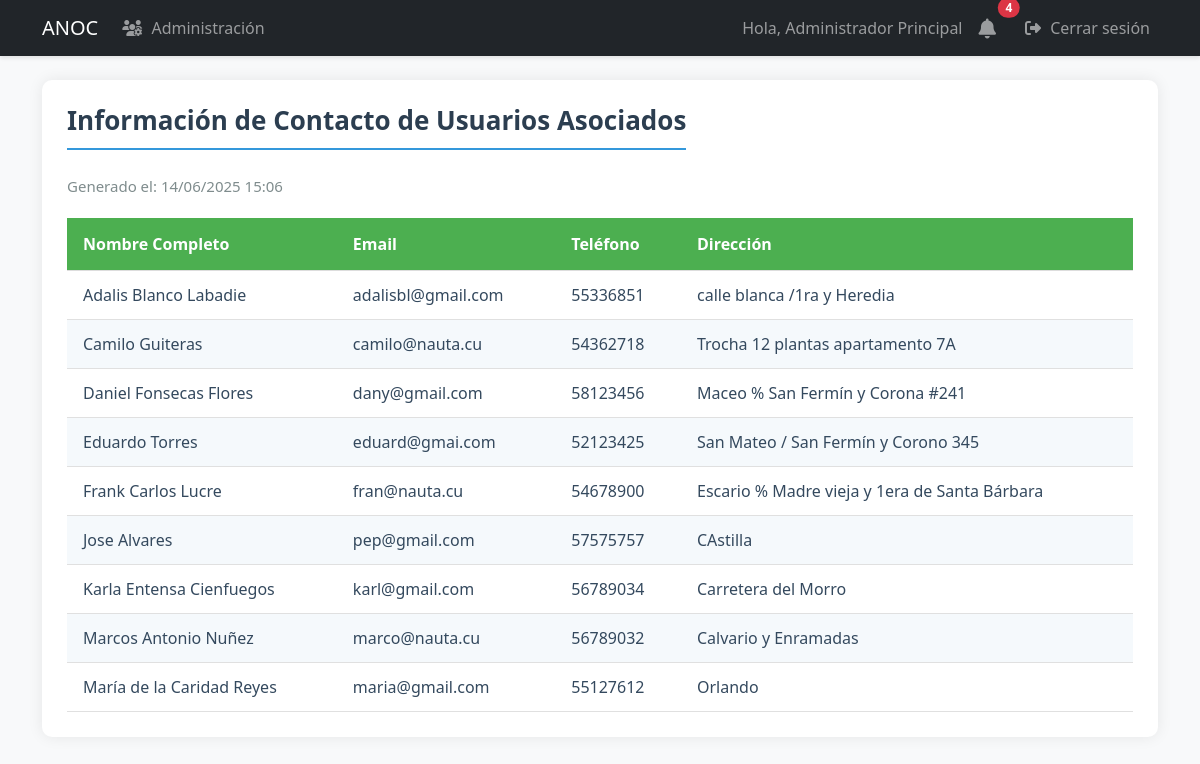
Page /reports/contact (signed in) on the committed database.
### models.py (models this page shows, shortened)
class User(UserMixin, db.Model):
    id = db.Column(db.Integer, primary_key=True)
    username = db.Column(db.String(80), unique=True, nullable=False, index=True)
    email = db.Column(db.String(120), unique=True, nullable=False, index=True)
    password_hash = db.Column(db.String(128))
    role = db.Column(db.String(20), default='user')  # 'admin', 'specialist', 'dependiente', 'user'
    is_associated = db.Column(db.Boolean, default=False, nullable=False)
    full_name = db.Column(db.String(100), nullable=False)
    phone = db.Column(db.String(20), nullable=False)
    profile_image = db.Column(db.String(255))  # Ruta de la imagen de perfil
    last_login = db.Column(db.DateTime)  # Fecha del último inicio de sesión
    is_active = db.Column(db.Boolean, default=True)  # Para manejar cuentas activas/inactivas
    address = db.Column(db.String(200))  # Nuevo campo para dirección
    birds = db.relationship('UserBirds', backref='user', lazy=True, cascade='all, delete-orphan')
    awards = db.relationship('Award', backref='user', lazy=True, cascade='all, delete-orphan')
    notifications = db.relationship('Notification', backref='user', lazy=True)

### app.py (the view)
@app.route('/reports/contact')
@login_required
def contact_report():
    if current_user.role not in ['admin', 'specialist']:
        abort(403)
    associates = db.session.execute(
        select(User).where(User.is_associated == True).order_by(User.full_name)
    ).scalars()
    return render_template('reports/contact_report.html',
                         associates=associates,
                         now=datetime.utcnow())

### app.py (called while the page is built)
@login_manager.user_loader
def load_user(user_id):
    return db.session.get(User, int(user_id))

### templates/reports/contact_report.html (shortened to what this page needs)
{% extends "base.html" %}
{% block content %}
<div class="report-container">
    <h2 class="report-title">Información de Contacto de Usuarios Asociados</h2>
    <div class="report-header">
        <div class="report-meta">
            <span>Generado el: {{ now.strftime('%d/%m/%Y %H:%M') }}</span>
        </div>
    </div>
    <table class="report-table">
        <thead>
            <tr>
                <th>Nombre Completo</th>
                <th>Email</th>
                <th>Teléfono</th>
                <th>Dirección</th>
            </tr>
        </thead>
        <tbody>
            {% for user in associates %}
            <tr>
                <td>{{ user.full_name }}</td>
                <td>{{ user.email }}</td>
                <td>{{ user.phone }}</td>
                <td>{{ user.address or 'No registrada' }}</td>
            </tr>
            {% endfor %}
        </tbody>
    </table>
</div>
{% endblock %}

### templates/base.html (shortened to what this page needs)
<!DOCTYPE html>
<html lang="es">
<head>
    <link href="https://cdn.jsdelivr.net/npm/bootstrap@5.3.0/dist/css/bootstrap.min.css" rel="stylesheet">
    <link href="https://cdnjs.cloudflare.com/ajax/libs/font-awesome/6.4.0/css/all.min.css" rel="stylesheet">
    <link rel="stylesheet" href="{{ url_for('static', filename='css/styles.css') }}">
</head>
<body>
    <nav class="navbar navbar-expand-lg navbar-dark bg-dark">
        <div class="container">
            <a class="navbar-brand" href="{{ url_for('dashboard') }}">ANOC</a>
            <div class="collapse navbar-collapse" id="navbarNav">
                <ul class="navbar-nav me-auto">
                    {% if current_user.is_authenticated and current_user.role == 'admin' %}
                        <li class="nav-item">
                            <a class="nav-link" href="{{ url_for('admin_users') }}">
                                <i class="fas fa-users-cog"></i> Administración
                            </a>
                        </li>
                    {% endif %}
                </ul>
                <ul class="navbar-nav">
                    {% if current_user.is_authenticated %}
                        <li class="nav-item">
                            <span class="nav-link">Hola, {{ current_user.full_name }}</span>
                        </li>
                        <li class="nav-item position-relative me-2">
                            <a class="nav-link" href="{{ url_for('notifications') }}">
                                <i class="fas fa-bell fa-lg"></i>
                                {% if current_user.is_authenticated %}
                                    {% set unread_count = get_unread_notifications_count(current_user.id) %}
                                    {% if unread_count > 0 %}
                                        <span class="position-absolute top-0 start-100 translate-middle badge rounded-pill bg-danger">
                                            {{ unread_count }}
                                        </span>
                                    {% endif %}
                                {% endif %}
                            </a>
                        </li>
                        <li class="nav-item">
                            <a class="nav-link" href="{{ url_for('logout') }}">
                                <i class="fas fa-sign-out-alt"></i> Cerrar sesión
                            </a>
                        </li>
                    {% else %}
                        <li class="nav-item">
                            <a class="nav-link" href="{{ url_for('login') }}">
                                <i class="fas fa-sign-in-alt"></i> Iniciar sesión
                            </a>
                        </li>
                    {% endif %}
                </ul>
            </div>
        </div>
    </nav>
    <div class="container mt-4">
        {% block content %}{% endblock %}
    </div>
</body>
</html>

### static/css/styles.css (style rules this page uses)
.navbar { box-shadow: 0 2px 4px rgba(0,0,0,0.1); }
:root { --primary-color: #2c3e50; --secondary-color: #4CAF50; --light-gray: #f8f9fa; --medium-gray: #e9ecef; --dark-gray: #6c757d; --text-color: #495057; --white: #ffffff; }
.report-container { padding: 20px; max-width: 100%; overflow-x: auto; }
.report-title { color: #0b0b0b; margin-bottom: 20px; }
.report-header { display: flex; justify-content: space-between; margin-bottom: 20px; }
.report-table { width: 100%; border-collapse: collapse; }
.report-table th, .report-table td { padding: 12px 15px; text-align: left; border-bottom: 1px solid #ddd; }
.report-table th { background-color: #f8f9fa; font-weight: 600; }
.report-container { font-family: 'Segoe UI', Tahoma, Geneva, Verdana, sans-serif; max-width: 100%; margin: 20px auto; padding: 25px; background: white; box-shadow: 0 0 15px rgba(0, 0, 0, 0.08); border-radius: 10px; }
.report-title { color: #2c3e50; border-bottom: 2px solid #f39c12; padding-bottom: 12px; margin-bottom: 25px; font-size: 26px; font-weight: 600; }
.report-meta { color: #7f8c8d; font-size: 15px; }
.report-table { width: 100%; border-collapse: collapse; min-width: 700px; }
.report-table th { background-color: #f39c12; color: white; padding: 14px 16px; text-align: left; font-weight: 600; }
.report-table td { padding: 12px 16px; border-bottom: 1px solid #e0e0e0; color: #34495e; }
.report-table tr:nth-child(even) { background-color: #fdf6e3; }
.report-title { color: #2c3e50; border-bottom: 2px solid #3498db; padding-bottom: 12px; margin-bottom: 25px; font-size: 26px; font-weight: 600; }
.report-table th { background-color: #3498db; color: white; padding: 14px 16px; text-align: left; font-weight: 600; }
.report-table tr:nth-child(even) { background-color: #f5f9fc; }
:root { --primary-green: #28a745; --light-green: #d4edda; --dark-green: #218838; --soft-green: #e8f5e9; --text-dark: #343a40; --text-muted: #6c757d; }
body { background-color: #f8f9fa; color: var(--text-dark); }
h2 { color: var(--primary-green); font-weight: 600; border-bottom: 2px solid var(--primary-green); padding-bottom: 8px; display: inline-block; }
.fas { margin-right: 5px; }
.report-table th { background-color: #4CAF50; color: white; }

### rows in the picture
User: full_name "Administrador Principal"
User: full_name "Adalis Blanco Labadie", email "adalisbl@gmail.com", phone "55336851", address "calle blanca /1ra y Heredia"
User: full_name "Camilo Guiteras", email "camilo@nauta.cu", phone "54362718", address "Trocha 12 plantas apartamento 7A"
User: full_name "Daniel Fonsecas Flores", email "dany@gmail.com", phone "58123456", address "Maceo % San Fermín y Corona #241"
User: full_name "Eduardo Torres", email "eduard@gmai.com", phone "52123425", address "San Mateo / San Fermín y Corono 345"
User: full_name "Frank Carlos Lucre", email "fran@nauta.cu", phone "54678900", address "Escario % Madre vieja y 1era de Santa Bárbara"
User: full_name "Jose Alvares", email "pep@gmail.com", phone "57575757", address "CAstilla"
User: full_name "Karla Entensa Cienfuegos", email "karl@gmail.com", phone "56789034", address "Carretera del Morro"
User: full_name "Marcos Antonio Nuñez", email "marco@nauta.cu", phone "56789032", address "Calvario y Enramadas"
User: full_name "María de la Caridad Reyes", email "maria@gmail.com", phone "55127612", address "Orlando"

### other values in the picture
{{ unread_count }} "4"
